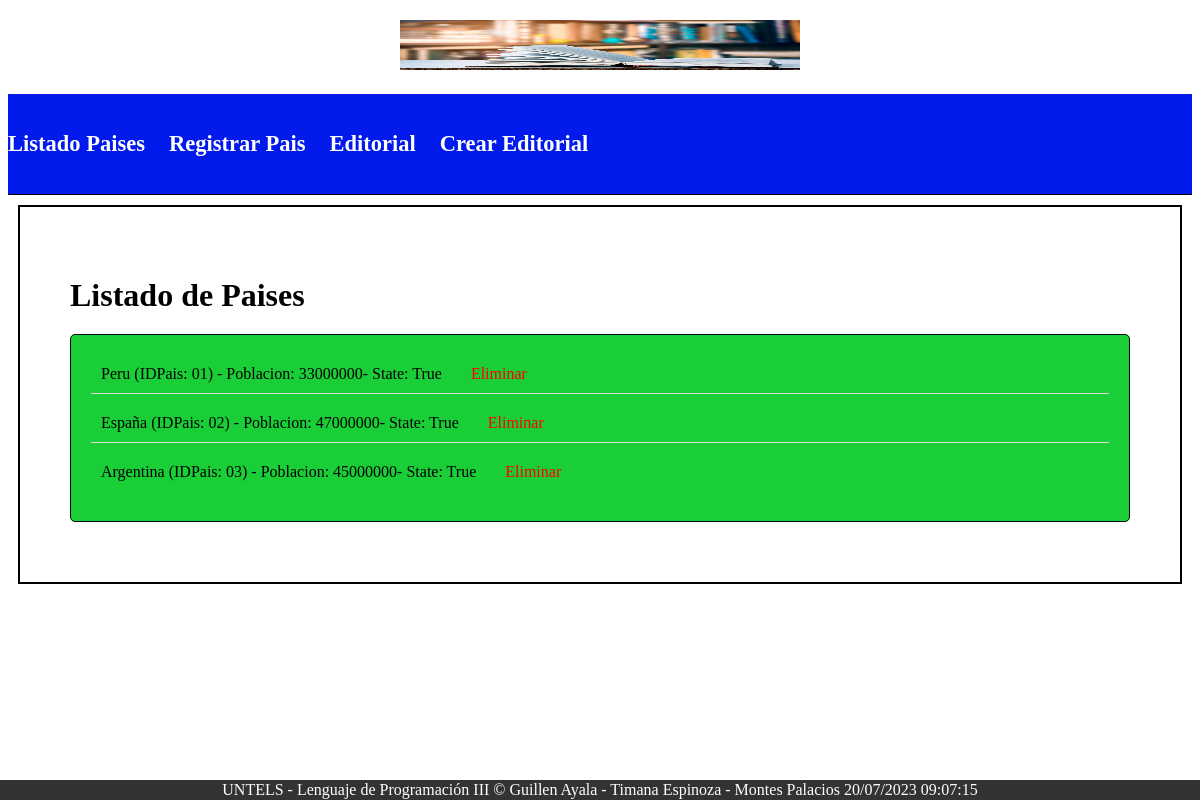
Screenshot of /listado_paises/ with the database file from the repository.
### miapp/models.py (models this page shows)
class Course(models.Model):
    code = models.CharField(max_length=10)
    name = models.CharField(max_length=40)
    hour = models.IntegerField()
    credits = models.IntegerField()
    state = models.BooleanField()

### miapp/views.py (the view)
# urls.py: path('listado_paises/', views.cursos, name='cursos'),
def cursos(request):
    cursos = Course.objects.all()
    return render(request, 'cursos.html', {'cursos': cursos})

### miapp/templates/cursos.html (shortened to what this page needs)
{% extends 'layout.html' %}
{% block content %}
<h1>Listado de Paises</h1>
<!DOCTYPE html>
<html>
<head>
</head>
<body>
    <div class="listacurso">
        <ul>
        {% for curso in cursos %}
        <li>
            {{ curso.name }} (IDPais: {{ curso.code }}) - Poblacion: {{ curso.credits }}- State: {{ curso.state }}
            <a href="{% url 'eliminar_curso' curso.id %}">Eliminar</a>
        </li>
        {% endfor %}
    </ul>
</div>
</body>
</html>
{% endblock %}

### miapp/templates/layout.html (shortened to what this page needs)
<!DOCTYPE html>
<html lang="es">
<head>
    {% load static %}
    <link rel="stylesheet" type="text/css" href="{% static 'css/esti.css' %}" />
</head>
<body>
    <header>
        <div id="logotipo">
            <img src="{% static 'images/loguito.png' %}" width="400" height="80" />
        </div>
    </header>
    <nav>
        <ul >
            <li >
                <a  href="{% url 'cursos' %}"><h2>Listado Paises</h2></a>
            </li>
            <li>
                <a href="{% url 'crear_curso' %}"><h2>Registrar Pais</h2></a>
            </li>
            <li>
                <a href="{% url 'carreras' %}"><h2>Editorial</h2></a>
            </li>
            <li>
                <a href="{% url 'crear_carrera' %}"><h2>Crear Editorial</h2></a>
            </li>
        </ul>
    </nav>
    <div class="barra">
    </div>
    <div id="content">
        <div class="box">
            {% block content %}
            {% endblock %}
        </div>
    </div>
    <footer>
        UNTELS - Lenguaje de Programación III &copy; Guillen Ayala - Timana Espinoza - Montes Palacios {% now "d/m/Y h:m:s" %}
    </footer>
</body>
</html>

### miapp/static/css/esti.css (style rules this page uses)
nav { background-color: rgb(2, 26, 236); padding: 0.1px; text-align: left; }
nav ul { list-style: none; margin: 0; padding: 0; }
nav ul li { display: inline-block; margin-right: 20px; }
nav ul li a { color: #fff; text-decoration: none; font-size: 15px; font-weight: bold; padding: 5px 15px; border-radius: 5px; transition: background-color 0.3s ease; }
#logotipo { text-align: center; margin: 20px; }
#logotipo img { max-width: 100%; height: auto; }
.barra { background-color: rgb(0, 0, 0); height: 1px; }
#content { margin: 10px; }
.box { border: 2px solid rgb(0, 0, 0); padding: 50px; }
footer { position: fixed; bottom: 0; left: 0; right: 0; background-color: #333; color: #fff; text-align: center; padding: 1px; }
h1 { text-align: center; margin: 20px 0; }
ul { list-style: none; padding: 0; margin: 0; }
ul li { color: rgb(0, 0, 0); }
h1 { color: #000000; text-align: left }
.listacurso { background-color: #fff; border: 1px solid #ccc; border-radius: 5px; padding: 15px; margin-bottom: 10px; }
ul li a { color: #007bff; text-decoration: none; margin-left: 10px; border-radius: 5px; padding: 15px; margin-bottom: 10px; }
img { max-width: 50px; max-height: 50px; }
.listacurso { margin-top: 20px; border: 1px solid rgb(5, 5, 5); padding: 20px; background-color: #1ace38; }
.listacurso ul { list-style-type: none; padding: 0; }
.listacurso li { margin-bottom: 10px; border-bottom: 1px solid #ddd; padding: 10px; }
.listacurso li:last-child { border-bottom: none; }
.listacurso a { color: red; margin-left: 10px; text-decoration: none; }

### rows the page displays
Course: name "Peru", code "01", credits "33000000", state "True"
Course: name "España", code "02", credits "47000000", state "True"
Course: name "Argentina", code "03", credits "45000000", state "True"
